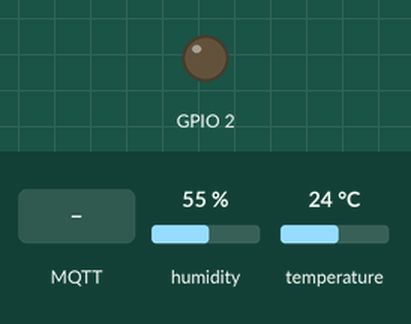
Simulated run of this sketch. Board: ESP8266 (NodeMCU). Shown: output pins drawn as LEDs (lit = HIGH). The test bench sets the inputs (shaded band); at power-on: humidity 55 %, temperature 24 °C. WiFi joins after 1.5 s; servers stay silent unless stated; no MQTT or app messages arrive unless stated; what the sketch prints to the serial monitor is not drawn.

Above: at 2.7 s.
2.8 s: MQTT message "0" arrives on the first subscribed topic
At 3.4 s:
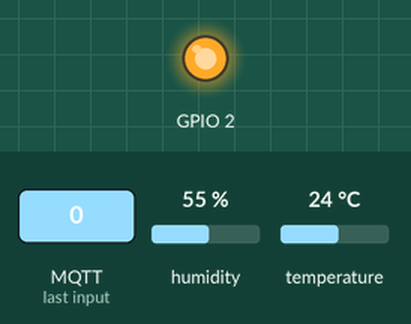
4.3 s: MQTT message "1" arrives on the first subscribed topic
At 4.6 s:
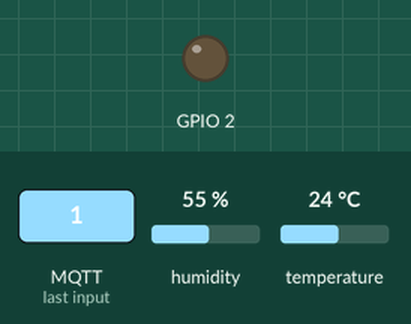
11.5 s: MQTT message "2" arrives on the first subscribed topic
At 12.5 s:
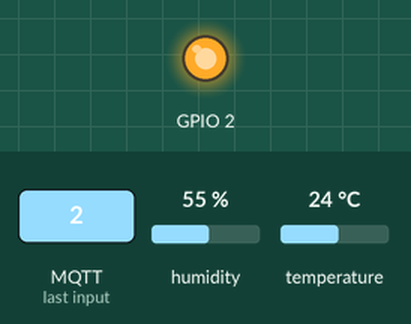
Timing chart, 0 to 14.5 s (numbered marks = the images above; inputs shaded):
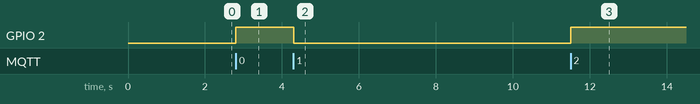

The sketch:

Home_Code.ino
```cpp
#include <ESP8266WiFi.h>


#include <PubSubClient.h>

#include "DHTesp.h"


const char* ssid = "CMCC-9Nkm";
const char* password = "Pm54j#Pm";

DHTesp dht;
char HumtAndTempBuff[24];//发送温湿度数据


WiFiClient espClient;
PubSubClient client(espClient);
const char* mqtt_server = "39.105.5.215";//服务器地址
const char*  topic_name = "Eagle_Watch";//订阅的主题
char msg[50];

void callback(char* topic, byte* payload, unsigned int length) {
  Serial.print("Message arrived [");
  Serial.print(topic);
  Serial.print("] ");
  for (int i = 0; i < length; i++) {
    Serial.print((char)payload[i]);
  }
  Serial.println();


  if ((char)payload[0] == '1') {
    digitalWrite(BUILTIN_LED, LOW);   // Turn the LED on (Note that LOW is the voltage level
  } else {
    digitalWrite(BUILTIN_LED, HIGH);  // Turn the LED off by making the voltage HIGH
  }

}


void setup() {
  Serial.begin(115200);
  pinMode(BUILTIN_LED, OUTPUT);     // Initialize the BUILTIN_LED pin as an output
  dht.setup(5, DHTesp::DHT11);
  WiFi.mode(WIFI_STA);
  WiFi.begin(ssid, password);
  while (WiFi.status() != WL_CONNECTED) {
    delay(500);
    Serial.print(".");
  }
  Serial.println("WiFi connected");
  Serial.println(WiFi.localIP());
  client.setServer(mqtt_server, 1883);
  client.setCallback(callback);
  client.connect("SmartHome");//连接MQTT
  client.subscribe(topic_name);

}


void reconnect() {
  while (!client.connected()) {
    Serial.print("Attempting MQTT connection...");
    if (client.connect("SmartHome")) {
      Serial.println("connected");
      client.publish("Eagle_SmartHome", HumtAndTempBuff);
      client.subscribe(topic_name);
      client.setCallback(callback);
    } else {
      Serial.print("failed, rc=");
      Serial.print(client.state());
      Serial.println(" try again in 5 seconds");
      delay(1000);
    }
  }
}

void loop() {
  static uint32_t lastMsg = 0;
  if (!client.connected()) {
    reconnect();
  }
  client.loop();

  if (millis() - lastMsg > 5000) {
    lastMsg=millis();
    float humidity = dht.getHumidity();
    float temperature = dht.getTemperature();

    snprintf (HumtAndTempBuff, 24, "Humt:%.1f \%%\Temp:%.1f°C", humidity,temperature);
    Serial.println(HumtAndTempBuff);
    client.publish("Eagle_SmartHome", HumtAndTempBuff);
  }
}
```

Measured:
- after the input at 2.8 s, GPIO 2: LOW → HIGH at once
- after the input at 4.3 s, GPIO 2: HIGH → LOW at once
- after the input at 11.5 s, GPIO 2: LOW → HIGH at once
